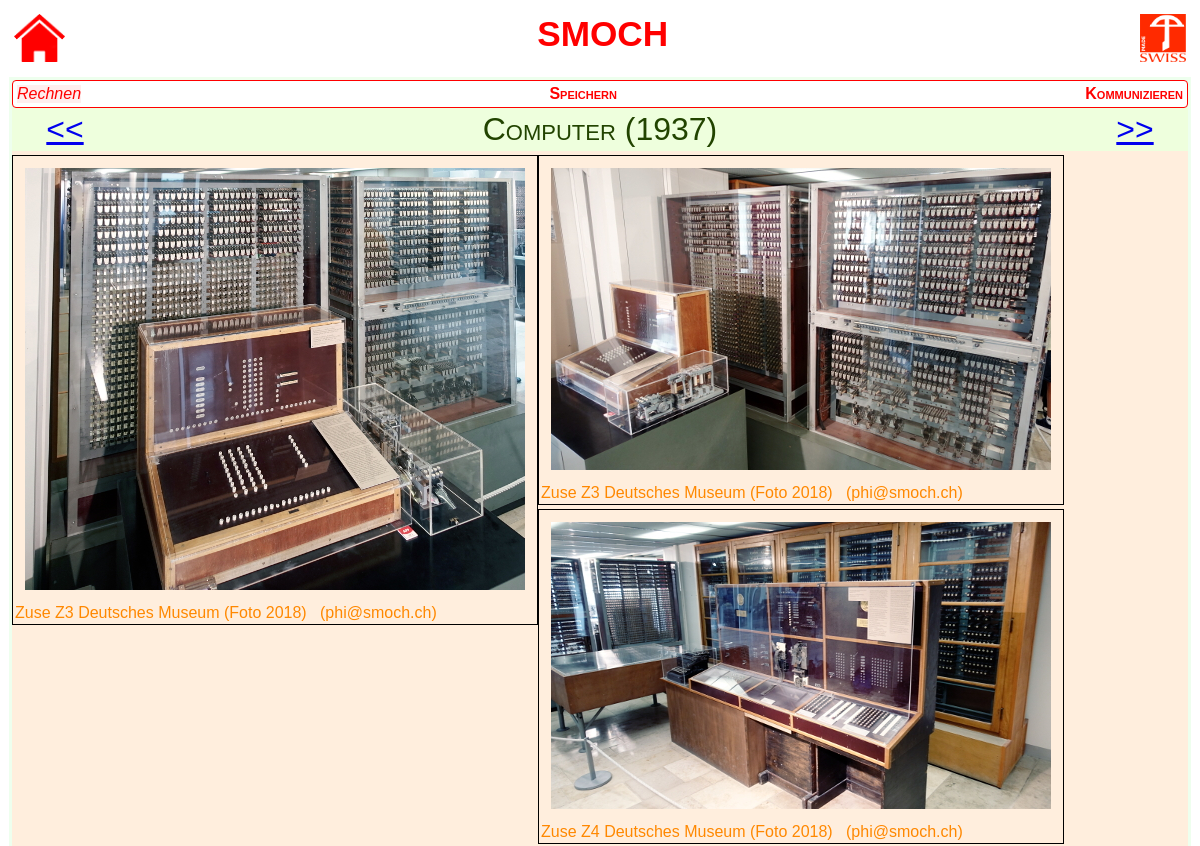
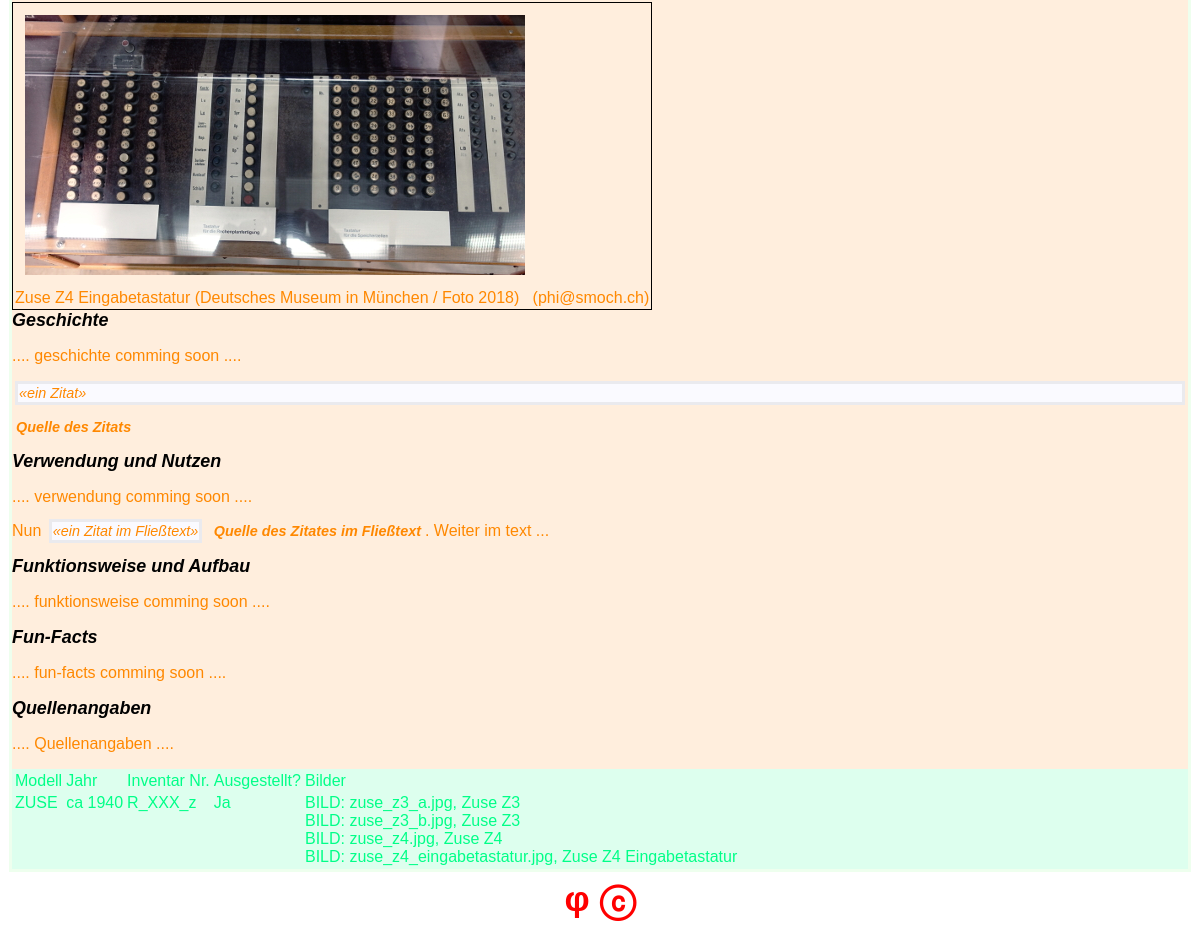
The app's page /site/erfindung.php/erfindung.php/computer with its own data (2 pictures, top to bottom).
### tables this page shows
CREATE TABLE `tbl_program_parameter` (
  `name`        varchar(20) PRIMARY KEY NOT NULL
, `value`       text
, `description` text
);

CREATE TABLE `tbl_kategorie` (
  `ID` int PRIMARY KEY
, `titel` text
, `beschreibung` text
);

CREATE TABLE `tbl_bild` (
  `ID`           int PRIMARY KEY AUTO_INCREMENT
, `filename`     varchar(200)     COMMENT 'Bild Filename (inkl. "*.png" oder "*.jpg" ...)'
, `bildlegende`  text             COMMENT 'Auch als "title" zu verwenden beim <img>-Tag.'
, `bildrechte`   text             COMMENT 'Wer hat das Bild gemacht? Ist es frei? wikimedia?...'
, `alt_text`     text
);

### site/erfindung.php (called while the page is built, shortened)
<?php
include 'layout/page_layout.php';
?>

### site/inc/db/sql.php (called while the page is built, shortened)
<?php
class SQL {
	private static function fetchSingle($SQL) {
		$pdo  = ConnectionSingleton::getThePDO();
		$stmt = $pdo->query($SQL);
		$row  = $stmt->fetch(PDO::FETCH_ASSOC);
		return $row;
	}
	private static function fetchRows($SQL) {
		$pdo  = ConnectionSingleton::getThePDO();
		$stmt = $pdo->query($SQL);
		return $stmt;
	}
	public static function getErfindungsRecordMitKategorie($siteURL, $kategorie) {
		$SQL  = 'SELECT * FROM `vw_erfindung` WHERE (`URL_Infix` = "' . $siteURL . '" AND `KategorieID` = "'.$kategorie.'")';
		return SQL::fetchSingle($SQL);
	}
	public static function getErfindungsRecordDefault($siteURL) {
		$SQL  = 'SELECT * FROM `vw_erfindung` WHERE `URL_Infix` = "' . $siteURL . '" LIMIT 1';
		return SQL::fetchSingle($SQL);
	}
	public static function getAlleExponateZuErfindungRecordset($siteUrl) {
		$SQL = 'SELECT * FROM `vw_erfindungsexponat` WHERE `core` = \'' . $siteUrl . '\' ORDER BY `ord`';
		return SQL::fetchRows($SQL);
	}
	public static function getAlleBilderZuExponat($exponatID) {
		$SQL = 'SELECT * FROM `vw_exponatbild` WHERE `exponat_ID` = "' . $exponatID . '"';
		return SQL::fetchRows($SQL);
	}
	public static function getAlleBilderZuErfindungRecordset($idUrl) {
		$SQL = "SELECT * FROM `vw_erfindungsbild` WHERE `URL_Infix` = '" . $idUrl . "' ORDER BY `ord`";
		return SQL::fetchRows($SQL);
	}
	public static function getBildInfo($bildID) {
		$SQL = 'SELECT * FROM `tbl_bild` WHERE `ID` = "' . $bildID . '"';
		return SQL::fetchSingle($SQL);
	}
	public static function getProgramParameter($varName) {
		$SQL = 'SELECT `value` FROM `tbl_program_parameter` WHERE `name` = "' . $varName . '"';
		$val = SQL::fetchSingle($SQL);
		return $val['value'];
	}
	public static function getActBrowserPath() {
		$isDevel = SQL::getProgramParameter('isDevelop');
		if('true' == $isDevel) {
			return SQL::getProgramParameter('browser_path_develop');
		} else {
			return SQL::getProgramParameter('browser_path'        );
		}
	}
	public static function getErfindungenPath() {
		return SQL::getActBrowserPath() . SQL::getProgramParameter('erfindungen_pfad');
	}
	public static function getBilderDir() {
		return '' . SQL::getErfindungenPath() . SQL::getProgramParameter('bilder_dir');
	}
	public static function getKategorieName($kategorieNr) {
		$SQL = 'SELECT `titel` FROM `tbl_kategorie` WHERE `ID` = "' . $kategorieNr . '"';
		return SQL::fetchSingle($SQL)['titel'];
	}
	public static function getErsteErfindungUrlInKategorie($kategorieNr) {
		$SQL = 'SELECT `IDurl_fk` FROM `tbl_reihenfolge` WHERE `kategorie_fk` = \'' . $kategorieNr . '\' AND `ord` = \'' . 1 . '\'';
		return SQL::fetchSingle($SQL)['IDurl_fk'];
	}
	public static function getVorgaenger($idUrl, $kategorieNr) {
		$SQL = "SELECT `vorgaenger_URL_Infix` FROM `vw_erfindung` WHERE `URL_Infix` = '$idUrl' AND `KategorieID` = $kategorieNr";
		return SQL::fetchSingle($SQL)['vorgaenger_URL_Infix'];
	}
	public static function getNachfolger($idUrl, $kategorieNr) {
		$SQL = "SELECT `nachfolger_URL_Infix` FROM `vw_erfindung` WHERE `URL_Infix` = '$idUrl' AND `KategorieID` = $kategorieNr";
		return SQL::fetchSingle($SQL)['nachfolger_URL_Infix'];
	}
}

### site/inc/dao/dao_erfindung.php (called while the page is built, shortened)
<?php
require_once 'inc/db/sql.php';
require_once 'inc/domain/Erfindung.php';
class DAO_Erfindung {
	public static function getErfindungsObjekt($siteURL, $kategorie) {
		$erfindung = new Erfindung();
		$resultSet = SQL::getErfindungsRecordDefault($siteURL);
		$erfindung->IDurl      = $siteURL;
		$erfindung->titel      = $resultSet['ErfindungsTitel'   ];
		$erfindung->jahr       = $resultSet['ErfindungsJahrzahl'];
		$erfindung->defaultKat = $resultSet['defaultKategorie'  ];
		$resultSetMitKat = SQL::getErfindungsRecordMitKategorie($siteURL, $kategorie);
		return $erfindung;
	}
}

### site/inc/dao/dao_bild.php (called while the page is built, shortened)
<?php
require_once 'inc/db/sql.php';
class DAO_Bild {
	public static function getBildViaID($bildID) {
		$bild = new Bild();
		$resultSet = SQL::getBildInfo($bildID);
		$bild->dbID        = $bildID;
		$bild->filename    = $resultSet['filename'   ];
		$bild->bildlegende = $resultSet['bildlegende'];
		$bild->bildrechte  = $resultSet['bildrechte' ];
		$bild->altText     = $resultSet['alt_text'   ];
		return $bild;
	}
	private static function enrichErfindungsBild($eb, $b) {
		$eb->dbID = $b->dbID;
	}
	public static function getAlleBilderZuErfindung($erfindungID) {
		$alleErfindungsBilder = array();
		$alleBilderResultSet = SQL::getAlleBilderZuErfindungRecordset($erfindungID);
		while ($bildRecord = $alleBilderResultSet->fetch(PDO::FETCH_ASSOC))   {
			$bildID = $bildRecord['BildID'];
			$bildInfo = DAO_Bild::getBildViaID($bildID);
			$erfindungsBild = new ErfindungsBild();
			$erfindungsBild->ord = $bildRecord['ord'];
			$alleErfindungsBilder[$bildID] = $erfindungsBild;
		}
		return $alleErfindungsBilder;
	}
}

### site/inc/dao/dao_exponat.php (called while the page is built, shortened)
<?php
require_once 'inc/db/sql.php'        ;
class DAO_Exponat {
	public static function getAlleExponateZuErfindung($erfindungsID) {
		$exponatListe = array();
		$exponateRecordset = SQL::getAlleExponateZuErfindungRecordset($erfindungsID);
		while($exponatRecord = $exponateRecordset->fetch(PDO::FETCH_ASSOC)) {
			$exponat = new Exponat();
			$exponat->DBId              = $exponatRecord['ExponatID'      ];
			$exponat->Jahr              = $exponatRecord['Modelljahr'     ];
			$exponat->Modellbezeichnung = $exponatRecord['Modell'         ];
			$exponat->ausgestellt       = $exponatRecord['ausgestelltBOOL'];
			$exponat->inventarNummer    = $exponatRecord['InventarNummer' ];
			$exponatListe[$exponat->DBId] = $exponat;
		}
		return $exponatListe;
	}
	public static function getAlleBilderZuExponat($exponatID) {
		$bildListe = array();
		$bildListeRecordSet = SQL::getAlleBilderZuExponat($exponatID);
		foreach($bildListeRecordSet as $bildListeRecord) {
			$bild = DAO_Bild::getBildViaID($bildListeRecord['bildID']);
			$bildListe[$bild->dbID] = $bild;
		}
		return $bildListe;
	}
}

### site/layout/bildergalerie.php (the view)
<?php
include_once 'inc/db/sql.php';
include_once 'inc/gui/BildImg.php';
include_once 'inc/dao/dao_bild.php';
function createAlleBilder() {
	global $erfindungID;
	$alleBilder = DAO_Bild::getAlleBilderZuErfindung($erfindungID);
	foreach($alleBilder as $bild) {
		$bildImg = BildImg::readBildImgViaID($bild->dbID);
		echo "<div class='erfindung_image'>" . $bildImg->createImgTag('normal_image') . "<br/>" . $bildImg->bild->bildlegende . " &nbsp; (" . $bildImg->bild->bildrechte . ")</div>\n";
	}
}
if(sizeof(DAO_Bild::getAlleBilderZuErfindung($erfindungID)) >=1) {
	echo "<div class='erfindungsBilder'>";
	createAlleBilder();
	echo "</div>";
}
?>

### site/layout/page_layout.php (shortened to what this page needs)
<!DOCTYPE html>
<html lang="de">
	<head>
<?php
 require_once __DIR__ . '/../inc/db/sql.php';
 $browserPath = SQL::getActBrowserPath();
?>
		<link   rel     = "stylesheet"
		        href    = "<?php echo $browserPath;?>layout/css/style.css" />
		<link   rel     = "stylesheet"
		        href    = "<?php echo $browserPath;?>layout/css/artikel.css" />
	</head>
<?php
	require_once 'inc/db/sql.php';
	$CLIENT_ROOT = SQL::getActBrowserPath();
?>
	<body>
		<div id='mainHeader'>
	 <div><a href='<?php echo $CLIENT_ROOT; ?>'><img src='<?php echo $CLIENT_ROOT; ?>layout/img/home.png' height="48" /></a></div>
	   <div>SMOCH</div>
	 <div><img src='<?php echo $CLIENT_ROOT; ?>layout/img/swiss-made.png' height="48" /></div>
    </div>
			<?php include 'layout/main_content.php'; ?>
		<div id='mainFooter'>φ ⓒ</div>
	</body>
</html>

### site/layout/main_content.php
<?php
if(strpos($_SERVER['PHP_SELF'], 'erfindung.php') > 0) {
	include 'layout/tour_layout.php';
} else {
	include 'introseite.php';
}
?>

### site/layout/tour_layout.php
<div class='mainTour'>
	<?php include 'layout/navigation.php'; ?>
	<div><?php include 'layout/erfindung_layout.php'; ?></div>
</div>

### site/layout/navigation.php (shortened to what this page needs)
<?php
$ERFINDUNG_PREFIX = "./";
function navLinkToKategorie($linkKategorieNr) {
	global $ERFINDUNG_PREFIX;
	$actKat        = $_SESSION['kategorie_id'];
	$kategorieName = SQL::getKategorieName($linkKategorieNr);
	if(($actKat == $linkKategorieNr) && (strpos($_SERVER['PHP_SELF'], 'rfindung.php') > 0)) {
		return "<span class='unLink'>" . $kategorieName . "</span>";
	}
	$ersteErfindungInTourID = SQL::getErsteErfindungUrlInKategorie($linkKategorieNr);
	$katLink = "<a href='" . $ERFINDUNG_PREFIX . $ersteErfindungInTourID . '?kategorie=' . $linkKategorieNr . "' > " . $kategorieName . "</a>";
	return $katLink;
}
?>
<div class='tourHeader'>
<?php
$katNr = 1;
while($katNr <= 3) {
	echo navLinkToKategorie($katNr) . "\n";
	$katNr = $katNr + 1;
}
?>
</div>

### site/layout/erfindung_layout.php (shortened to what this page needs)
<?php
require_once 'inc/db/sql.php';
require_once 'inc/dao/dao_erfindung.php';
$url = $_SERVER['PHP_SELF'];
preg_match('/(.*)(\.php\/)([a-z]*)(.*)/', $url, $matches, PREG_OFFSET_CAPTURE);
if(sizeof($matches) >= 4) {
	$erfindungID = $matches[3][0];
} else {
	$erfindungID = 'abakus';
}
$daoErfindung    = new DAO_Erfindung();
$erfindung = $daoErfindung->getErfindungsObjekt($erfindungID, $_SESSION['kategorie_id']);
function prevLink() {
	global $erfindungID;
	$vorg =  SQL::getVorgaenger($erfindungID, $_SESSION['kategorie_id']);
	$link = "<a href='./" . $vorg . "'>&lt;&lt</a>";
	return $link;
}
function nextLink() {
	global $erfindungID;
	$nachf =  SQL::getNachfolger($erfindungID, $_SESSION['kategorie_id']);
	$link = "<a href='./" . $nachf . "'>&gt;&gt</a>";
	return $link;
}
?>
<div class='erfindung'>
	<div class='erfindungHeader'>
	<div><?php echo prevLink(); ?></div>
		<div><?php echo $erfindung->titel;?>&nbsp;(<?php echo $erfindung->jahr; ?>)</div>
<div><?php echo nextLink(); ?></div>
	</div>
<?php include 'bildergalerie.php' ?>
	<div class='erfindungsText'>
		<?php include 'erfindungen/artikel/' . $erfindung->IDurl . '.php'; ?>
	</div>
	<div class='erfindungsExponate'>
<?php include 'exponat_liste.php'; ?>
	</div>
</div>

### site/inc/gui/BildImg.php (shortened to what this page needs)
<?php
include_once 'inc/db/sql.php';
include_once 'inc/dao/dao_bild.php';
class BildImg {
	public $bild;
	public static function readBildImgViaID($bild_id) {
		$bildImg = new BildImg();
		$bild    = DAO_Bild::getBildViaID($bild_id);
		$bildImg->bild = $bild;
		return $bildImg;
	}
	public function createImgTag($CSS_class) {
		$IMG_PATH = SQL::getBilderDir();
		$imgTag = "";
		$imgTag .= '<img ';
		$imgTag .= 'src="'   . $IMG_PATH . $this->bild->filename . '" ';
		$imgTag .= 'alt="'   . $this->bild->altText . '" ';
		$imgTag .= 'title="' . $this->bild->bildlegende . '" ';
		$imgTag .= 'class="' . $CSS_class . '" ';
		$imgTag .= ' />';
		return $imgTag;
	}
}
?>

### site/erfindungen/artikel/computer.php
<div class='erfindung'>
	<h1>Geschichte</h1>
	<p> .... geschichte comming soon .... </p>
  <p class='zitat text'>ein Zitat</p>
	<p class='zitat quelle'>Quelle des Zitats</p>
	<h1>Verwendung und Nutzen</h1>
	<p> .... verwendung comming soon .... </p>
	<p>Nun <span class='zitat text'>ein Zitat im Fließtext</span> <span class='zitat quelle'>Quelle des Zitates im Fließtext</span>. Weiter im text ...</p>
	<h1>Funktionsweise und Aufbau</h1>
	<p> .... funktionsweise comming soon .... </p>
	<h1>Fun-Facts</h1>
	<p> .... fun-facts comming soon .... </p>
	<h1>Quellenangaben</h1>
	<p> .... Quellenangaben .... </p>
</div>

### site/layout/exponat_liste.php
<?php
require_once 'inc/dao/dao_exponat.php';
$exponatListe = DAO_Exponat::getAlleExponateZuErfindung($erfindungID);
if(sizeof($exponatListe) >= 1) {
	include 'layout/exponatTable.php';
}
?>

### site/layout/exponatTable.php
<?php
require_once 'inc/dao/dao_exponat.php';
function printAlleExponatBilder($exponat) {
	$bilder = DAO_Exponat::getAlleBilderZuExponat($exponat->DBId);
	foreach($bilder as $bild) {
		echo "BILD: " . $bild->filename . ", " . $bild->altText . "<br />";
	}
}
function createExponatTableRow($exponat) {
	echo "<tr style='vertical-align: top;'>\n";
	echo "<td>" . $exponat->Modellbezeichnung . "</td>\n";
	echo "<td>" . $exponat->Jahr              . "</td>\n";
	echo "<td>" . $exponat->inventarNummer    . "</td>\n";
	if(0 != $exponat->ausgestellt) {
			echo "<td>Ja</td>\n";
	} else {
			echo "<td> - </td>\n";
	}
	echo "<td>";
	printAlleExponatBilder($exponat);
	echo "</td>\n";
	echo "</tr>\n";
}
function createExponatTableRows() {
	global $exponatListe;
	foreach($exponatListe as $exponat) {
		createExponatTableRow($exponat);
	}
}
?>
<div class='exonatTable'>
	<table>
	<tr><td>Modell</td><td>Jahr</td><td>Inventar Nr.</td><td>Ausgestellt?</td><td>Bilder</td></tr>
<?php createExponatTableRows(); ?>
	</table>
</div>

### site/layout/css/style.css (style rules this page uses)
body { font-family: verdana, arial, sans; }
#mainHeader, #mainFooter, #introSeite { padding : 6px; background-color: #fff ; color : red ; font-weight : bold ; font-size : 220% ; text-align : center; }
#mainHeader { display : flex ; flex-direction : row ; flex-wrap : nowrap ; justify-content : space-between; }
.mainTour { color: green; background-color: #efe; padding: 3px; margin: 1px; }
.tourHeader { color : red ; background-color: #fff ; display : flex ; flex-direction : row ; flex-wrap : nowrap ; justify-content : space-between; border : red 1px solid; padding : 4px ; border-radius : 4px ; }
.tourHeader > a { text-decoration: none ; color : red ; font-variant : small-caps; font-weight : bold ; }
.unLink { color : red ; font-style : italic; background-color: #fee ; }
.erfindung { color: #f80; background-color: #fed; }
.erfindung h1 { font-style: italic; font-size : 112% ; color : black ; }
.erfindungHeader { display : flex ; flex-direction : row ; flex-wrap : nowrap ; justify-content : space-between; background-color: lightyellow ; color : #240 ; background-color: #efd ; text-align : center ; font-size : 200% ; font-weigth : bold ; font-variant : small-caps ; }
.erfindungHeader > div { width : 100px; height: auto; padding: 3px; }
.erfindungHeader > div:nth-child(2) { width: auto; }
.erfindungsBilder { c color: #08F; background-color: #def; }
.erfindungsText { clear: both; }
.erfindungsExponate { color: #0F8; background-color: #dfe; }
.normal_image { margin: 5px; padding: 5px; width: 500px; }
div.erfindungsBilder { clear: both; }
div.erfindung_image { margin-top: 4px; padding: 2px; magin-bottom: 2px; border: solid black 1px; float: left; }

### site/layout/css/artikel.css (style rules this page uses)
.zitat { font-style : oblique ; font-size : 90%; margin-left : 3px; margin-right : 3px; padding : 1px; border-style : solid ; border-color : #eaeaee; border-size : 1px; background-color: #fafaff; }
.zitat.text::after { content: '»'; }
.zitat.text::before { content: '«'; }
.zitat.quelle { margin-top : 0px ; padding-top : 0px ; background-color: transparent; font-weight : bold ; border : none ; }

### records on screen
tbl_program_parameter: value (picture)
tbl_kategorie: titel "Rechnen"
tbl_kategorie: titel "Speichern"
tbl_kategorie: titel "Kommunizieren"
tbl_bild: bildlegende "Zuse Z3 Deutsches Museum (Foto 2018)", bildrechte "phi@smoch.ch", filename "zuse_z3_a.jpg", alt_text "Zuse Z3"
tbl_bild: bildlegende "Zuse Z3 Deutsches Museum (Foto 2018)", bildrechte "phi@smoch.ch", filename "zuse_z3_b.jpg", alt_text "Zuse Z3"
tbl_bild: bildlegende "Zuse Z4 Deutsches Museum (Foto 2018)", bildrechte "phi@smoch.ch", filename "zuse_z4.jpg", alt_text "Zuse Z4"
tbl_bild: bildlegende "Zuse Z4 Eingabetastatur (Deutsches Museum in München / Foto 2018)", bildrechte "phi@smoch.ch", filename "zuse_z4_eingabetastatur.jpg", alt_text "Zuse Z4 Eingabetastatur"

### other values on screen
$erfindung->titel "Computer"
$erfindung->jahr "1937"
$exponat->Modellbezeichnung "ZUSE"
$exponat->Jahr "ca 1940"
$exponat->inventarNummer "R_XXX_z"
